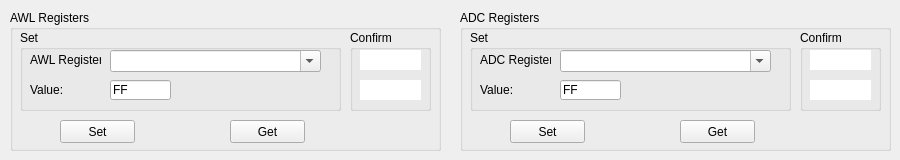
    <widget class="QWidget" name="registersTab">
     <attribute name="title">
      <string>Registers</string>
     </attribute>
     <widget class="QGroupBox" name="registerFPGAGroupBox">
      <property name="geometry">
       <rect>
        <x>10</x>
        <y>10</y>
        <width>431</width>
        <height>141</height>
       </rect>
      </property>
      <property name="title">
       <string>AWL Registers</string>
      </property>
      <widget class="QPushButton" name="registerFPGASetPushButton">
       <property name="geometry">
        <rect>
         <x>50</x>
         <y>110</y>
         <width>75</width>
         <height>23</height>
        </rect>
       </property>
       <property name="text">
        <string>Set</string>
       </property>
      </widget>
      <widget class="QPushButton" name="registerFPGAGetPushButton">
       <property name="geometry">
        <rect>
         <x>220</x>
         <y>110</y>
         <width>75</width>
         <height>23</height>
        </rect>
       </property>
       <property name="text">
        <string>Get</string>
       </property>
      </widget>
      <widget class="QGroupBox" name="registerFPGASetGroupBox">
       <property name="geometry">
        <rect>
         <x>10</x>
         <y>20</y>
         <width>321</width>
         <height>81</height>
        </rect>
       </property>
       <property name="minimumSize">
        <size>
         <width>4</width>
         <height>0</height>
        </size>
       </property>
       <property name="title">
        <string>Set</string>
       </property>
       <widget class="QLabel" name="registerFPGAAddressSetLabel">
        <property name="geometry">
         <rect>
          <x>10</x>
          <y>22</y>
          <width>71</width>
          <height>16</height>
         </rect>
        </property>
        <property name="text">
         <string>AWL Register:</string>
        </property>
       </widget>
       <widget class="QLabel" name="registerFPGAValueSetLabel">
        <property name="geometry">
         <rect>
          <x>10</x>
          <y>52</y>
          <width>41</width>
          <height>16</height>
         </rect>
        </property>
        <property name="text">
         <string>Value:</string>
        </property>
       </widget>
       <widget class="QComboBox" name="registerFPGAAddressSetComboBox">
        <property name="geometry">
         <rect>
          <x>90</x>
          <y>20</y>
          <width>211</width>
          <height>22</height>
         </rect>
        </property>
        <property name="editable">
         <bool>true</bool>
        </property>
       </widget>
       <widget class="QLineEdit" name="registerFPGAValueSetLineEdit">
        <property name="geometry">
         <rect>
          <x>90</x>
          <y>50</y>
          <width>61</width>
          <height>20</height>
         </rect>
        </property>
        <property name="inputMask">
         <string>hhhhhhhH</string>
        </property>
        <property name="text">
         <string>FF</string>
        </property>
        <property name="frame">
         <bool>true</bool>
        </property>
       </widget>
      </widget>
      <widget class="QGroupBox" name="registerFPGAGetGroupBox">
       <property name="geometry">
        <rect>
         <x>340</x>
         <y>20</y>
         <width>81</width>
         <height>81</height>
        </rect>
       </property>
       <property name="minimumSize">
        <size>
         <width>4</width>
         <height>0</height>
        </size>
       </property>
       <property name="title">
        <string>Confirm</string>
       </property>
       <widget class="QLineEdit" name="registerFPGAAddressGetLineEdit">
        <property name="geometry">
         <rect>
          <x>10</x>
          <y>20</y>
          <width>61</width>
          <height>20</height>
         </rect>
        </property>
        <property name="inputMask">
         <string>hhhhhhhH</string>
        </property>
        <property name="frame">
         <bool>false</bool>
        </property>
        <property name="readOnly">
         <bool>true</bool>
        </property>
       </widget>
       <widget class="QLineEdit" name="registerFPGAValueGetLineEdit">
        <property name="geometry">
         <rect>
          <x>10</x>
          <y>50</y>
          <width>61</width>
          <height>20</height>
         </rect>
        </property>
        <property name="inputMask">
         <string>hhhhhhhH</string>
        </property>
        <property name="frame">
         <bool>false</bool>
        </property>
        <property name="readOnly">
         <bool>true</bool>
        </property>
       </widget>
      </widget>
     </widget>
     <widget class="QGroupBox" name="registerADCGroupBox">
      <property name="geometry">
       <rect>
        <x>460</x>
        <y>10</y>
        <width>431</width>
        <height>141</height>
       </rect>
      </property>
      <property name="title">
       <string>ADC Registers</string>
      </property>
      <widget class="QPushButton" name="registerADCSetPushButton">
       <property name="geometry">
        <rect>
         <x>50</x>
         <y>110</y>
         <width>75</width>
         <height>23</height>
        </rect>
       </property>
       <property name="text">
        <string>Set</string>
       </property>
      </widget>
      <widget class="QPushButton" name="registerADCGetPushButton">
       <property name="geometry">
        <rect>
         <x>220</x>
         <y>110</y>
         <width>75</width>
         <height>23</height>
        </rect>
       </property>
       <property name="text">
        <string>Get</string>
       </property>
      </widget>
      <widget class="QGroupBox" name="registerADCSetGroupBox">
       <property name="geometry">
        <rect>
         <x>10</x>
         <y>20</y>
         <width>321</width>
         <height>81</height>
        </rect>
       </property>
       <property name="minimumSize">
        <size>
         <width>4</width>
         <height>0</height>
        </size>
       </property>
       <property name="title">
        <string>Set</string>
       </property>
       <widget class="QLabel" name="registerADCAddressSetLabel">
        <property name="geometry">
         <rect>
          <x>10</x>
          <y>22</y>
          <width>71</width>
          <height>16</height>
         </rect>
        </property>
        <property name="text">
         <string>ADC Register:</string>
        </property>
       </widget>
       <widget class="QLabel" name="registerADCValueSetLabel">
        <property name="geometry">
         <rect>
          <x>10</x>
          <y>52</y>
          <width>41</width>
          <height>16</height>
         </rect>
        </property>
        <property name="text">
         <string>Value:</string>
        </property>
       </widget>
       <widget class="QComboBox" name="registerADCAddressSetComboBox">
        <property name="geometry">
         <rect>
          <x>90</x>
          <y>20</y>
          <width>211</width>
          <height>22</height>
         </rect>
        </property>
        <property name="editable">
         <bool>true</bool>
        </property>
       </widget>
       <widget class="QLineEdit" name="registerADCValueSetLineEdit">
        <property name="geometry">
         <rect>
          <x>90</x>
          <y>50</y>
          <width>61</width>
          <height>20</height>
         </rect>
        </property>
        <property name="inputMask">
         <string>hhhhhhhH</string>
        </property>
        <property name="text">
         <string>FF</string>
        </property>
        <property name="frame">
         <bool>true</bool>
        </property>
       </widget>
      </widget>
      <widget class="QGroupBox" name="registerADCGetGroupBox">
       <property name="geometry">
        <rect>
         <x>340</x>
         <y>20</y>
         <width>81</width>
         <height>81</height>
        </rect>
       </property>
       <property name="minimumSize">
        <size>
         <width>4</width>
         <height>0</height>
        </size>
       </property>
       <property name="title">
        <string>Confirm</string>
       </property>
       <widget class="QLineEdit" name="registerADCAddressGetLineEdit">
        <property name="geometry">
         <rect>
          <x>10</x>
          <y>20</y>
          <width>61</width>
          <height>20</height>
         </rect>
        </property>
        <property name="inputMask">
         <string>hhhhhhhH</string>
        </property>
        <property name="frame">
         <bool>false</bool>
        </property>
        <property name="readOnly">
         <bool>true</bool>
        </property>
       </widget>
       <widget class="QLineEdit" name="registerADCValueGetLineEdit">
        <property name="geometry">
         <rect>
          <x>10</x>
          <y>50</y>
          <width>61</width>
          <height>20</height>
         </rect>
        </property>
        <property name="inputMask">
         <string>hhhhhhhH</string>
        </property>
        <property name="frame">
         <bool>false</bool>
        </property>
        <property name="readOnly">
         <bool>true</bool>
        </property>
       </widget>
      </widget>
     </widget>
    </widget>
